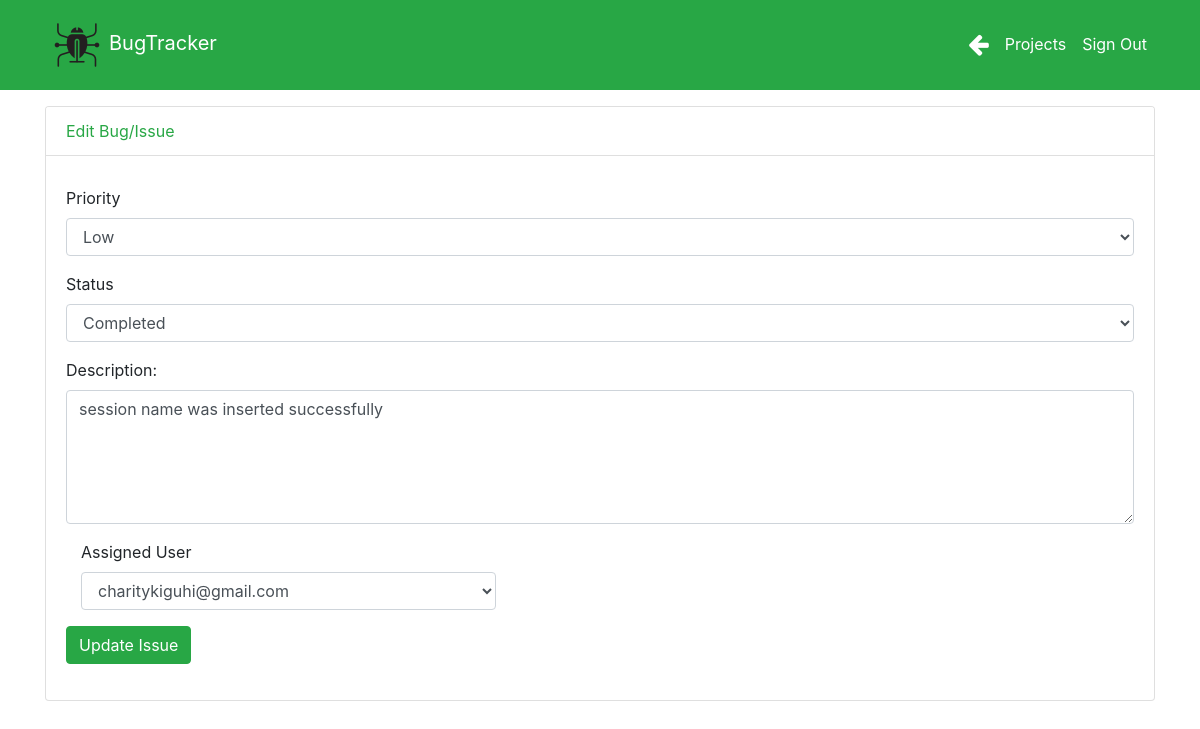
The app's page /editIssue.php?issue=13&project=1 with its own data.
### tables this page shows
CREATE TABLE `issues` (
  `issue_id` int(11) NOT NULL,
  `issue_name` varchar(255) NOT NULL,
  `project_id` int(11) NOT NULL,
  `created_on` date NOT NULL,
  `created_by` varchar(255) NOT NULL,
  `userID` int(11) NOT NULL,
  `assigned_to` varchar(255) NOT NULL,
  `description` varchar(1000) NOT NULL,
  `priority` varchar(100) NOT NULL,
  `status` varchar(100) NOT NULL
);

### editIssue.php (the view, shortened to what this page needs)
<!DOCTYPE html>
<html lang="en">
<head>
  <link href="bootstrap/css/bootstrap.min.css" rel="stylesheet">
  <link href="css/style.css" rel="stylesheet">
  <link rel="stylesheet" href="https://cdnjs.cloudflare.com/ajax/libs/font-awesome/4.7.0/css/font-awesome.min.css">
</head>
<body>
<nav class="navbar navbar-expand-sm bg-success text-white fixed-top">
    <div class="container">
      <a class="navbar-brand" href="projects.php"><span class="text-white"><img src="images/logo.png">BugTracker</span></a>
      <div class="collapse navbar-collapse" id="navbarResponsive">
      <ul class="navbar-nav ml-auto">
          <li class="nav-item">
            <a class="nav-link text-white" href="javascript:javascript:history.go(-1)"><span><i class="fa fa-arrow-left" style="font-size:24px;color:white"></i></span></a>
          </li>
          <li class="nav-item active">
            <a class="nav-link text-white" href="projects.php">Projects</a>
          </li>
          <li class="nav-item">
          <a class="nav-link text-white" href="users.php?action=Logout">Sign Out</a>
          </li>
        </ul>
      </div>
    </div>
  </nav>
<div class="container" style="margin-top: 50px;">
    <div class="card" style="margin-top: 40px;">
        <div class="card-header text-success bg-white">
            <span>Edit Bug/Issue</span>
        </h5></div>
        <div class="card-body">
        <?php
        require 'config.php';
        $issueId=$_GET['issue'];
        $sql="SELECT issue_id,priority,status,description,assigned_to FROM issues WHERE issue_id=$issueId";
        $stm=$conn->prepare($sql);
        $stm->execute();
        $row = $stm->fetch(PDO::FETCH_ASSOC);
        ?>
            <form action="transact_bugs.php" method="post" class="form-horizontal" role="form">
                      <div class="form-group" style="margin-top: 10px">
                        <label for="admins">Priority</label>
                        <select class="form-control" id="admins" name="priority">
                         <?php echo "<option value='". $row['priority'] ."'>" .$row['priority'] ."</option>";?>
                         </select>
                     </div>
                      <div class="form-group" style="margin-top: 10px">
                        <label for="admins">Status</label>
                        <select class="form-control" id="admins" name="status">
                        <?php echo "<option value='". $row['status'] ."'>" .$row['status'] ."</option>";?>
                         </select>
                     </div>
                  <div class="form-group" style="margin-top: 10px"s>
                 <label for="comment">Description:</label>
                 <textarea class='form-control' rows='5' name='description'><?php echo $row['description']; ?></textarea>
                  </div>
              <div class="col-sm-5">
                      <div class="form-group" style="margin-top: 10px">
                        <label for="admins">Assigned User</label>
                        <select class="form-control" id="admins" name="assigned">
                         <?php
                         echo "<option value='". $row['assigned_to'] ."'>" .$row['assigned_to'] ."</option>";
                          ?>
                         </select>
                     </div>
                   </div>
                    <div  class="form-group" style="margin-top: 10px;">
                         <button type="submit" class="btn btn-success text-white" name="updateBug">Update Issue</button>
                    </div>
                </form>
        </div>
       </div>
      </div>
</body>
</html>

### css/style.css (style rules this page uses)
body { padding-top: 56px; }
a { text-decoration: none; }
.text-success { color: #28a745; }

### records on screen
issues: priority "Low", status "Completed", description "session name was inserted successfully", assigned "charitykiguhi@gmail.com"
